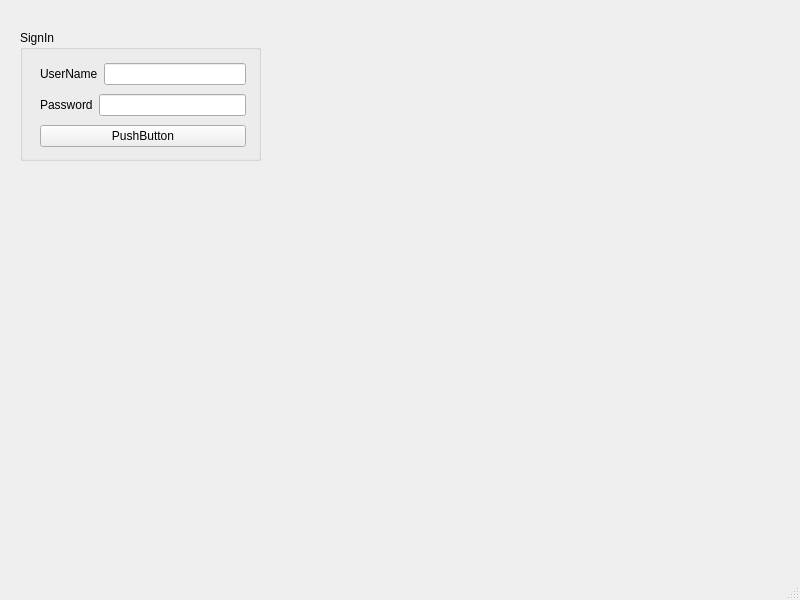
<?xml version="1.0" encoding="UTF-8"?>
<ui version="4.0">
 <class>MainWindow</class>
 <widget class="QMainWindow" name="MainWindow">
  <property name="geometry">
   <rect>
    <x>0</x>
    <y>0</y>
    <width>800</width>
    <height>600</height>
   </rect>
  </property>
  <property name="windowTitle">
   <string>MainWindow</string>
  </property>
  <widget class="QWidget" name="centralwidget">
   <widget class="QGroupBox" name="groupBox">
    <property name="geometry">
     <rect>
      <x>20</x>
      <y>30</y>
      <width>241</width>
      <height>131</height>
     </rect>
    </property>
    <property name="title">
     <string>SignIn</string>
    </property>
    <widget class="QWidget" name="">
     <property name="geometry">
      <rect>
       <x>20</x>
       <y>30</y>
       <width>206</width>
       <height>90</height>
      </rect>
     </property>
     <layout class="QVBoxLayout" name="verticalLayout">
      <item>
       <layout class="QHBoxLayout" name="horizontalLayout">
        <item>
         <widget class="QLabel" name="label">
          <property name="text">
           <string>UserName</string>
          </property>
         </widget>
        </item>
        <item>
         <widget class="QLineEdit" name="lineEdit_username"/>
        </item>
       </layout>
      </item>
      <item>
       <layout class="QHBoxLayout" name="horizontalLayout_2">
        <item>
         <widget class="QLabel" name="label_2">
          <property name="text">
           <string>Password</string>
          </property>
         </widget>
        </item>
        <item>
         <widget class="QLineEdit" name="lineEdit_password"/>
        </item>
       </layout>
      </item>
      <item>
       <widget class="QPushButton" name="pushButton_login">
        <property name="text">
         <string>PushButton</string>
        </property>
       </widget>
      </item>
     </layout>
    </widget>
   </widget>
  </widget>
  <widget class="QMenuBar" name="menubar">
   <property name="geometry">
    <rect>
     <x>0</x>
     <y>0</y>
     <width>800</width>
     <height>26</height>
    </rect>
   </property>
  </widget>
  <widget class="QStatusBar" name="statusbar"/>
 </widget>
 <resources/>
 <connections/>
</ui>
